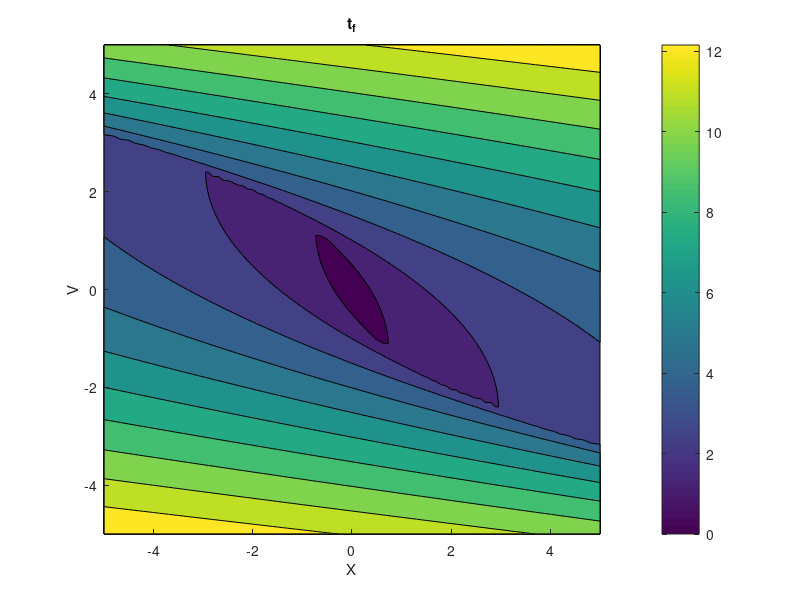

Here is the MATLAB script that generated this plot:
clear

%%

u_min = -1;
u_max = 1;
[q_10, q_20] = meshgrid(-5:0.1:5,-5:0.1:5);

use_eqA = q_10 + q_20.*abs(q_20)./(2*u_max) >= 0;
use_eqB = q_10 - q_20.*abs(q_20)./(2*u_min) < 0;

BA = 2.*q_20./u_min;
CA = (q_20.^2 + 2.*(u_max-u_min).*q_10)./(u_min*u_max);

BB = 2.*q_20./u_max;
CB = (q_20.^2 - 2.*(u_max-u_min).*q_10)./(u_min*u_max);

B = use_eqA.*BA + use_eqB.*BB;
C = use_eqA.*CA + use_eqB.*CB;

tf = (-B + sqrt(B.^2 - 4.*C))/2;

figure
hold on
contourf(q_10,q_20,tf)
colorbar
xlabel('X');
ylabel('V');
title('t_f')